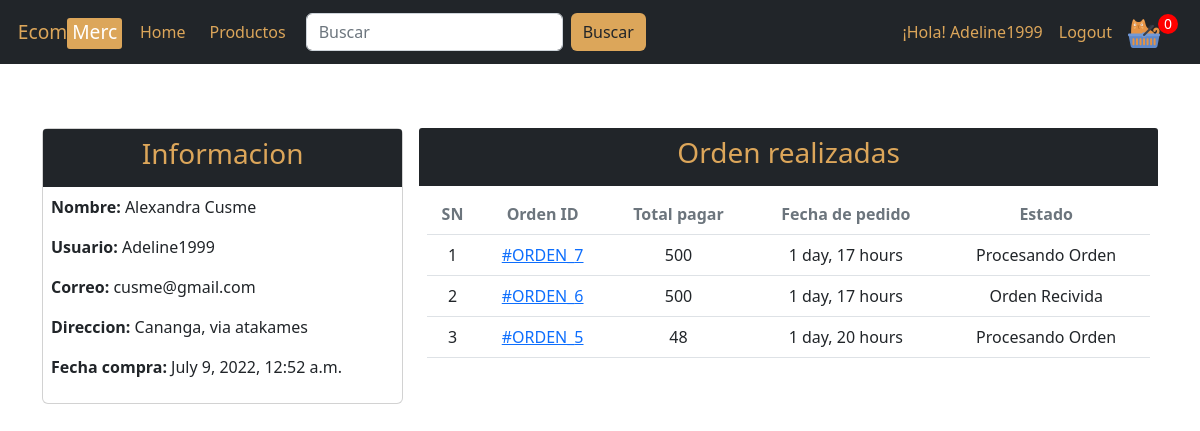
/perfil/ (signed in), run on the app's committed database.
### store/models.py (models this page shows, shortened)
class Customer(models.Model):
    user = models.OneToOneField(User, on_delete=models.CASCADE)
    full_name = models.CharField(max_length=200)
    address = models.CharField(max_length=200, null=True, blank=True)
    join_to = models.DateTimeField(auto_now_add=True)

class Order(models.Model):
    cart = models.OneToOneField(Cart, on_delete=models.CASCADE)
    ordered_by = models.CharField(max_length=200)
    shipping_address = models.CharField(max_length=200)
    mobile = models.CharField(max_length=10)
    email = models.EmailField(null=True, blank=True)
    subtotal =  models.PositiveIntegerField()
    discount = models.PositiveIntegerField()
    total = models.PositiveIntegerField()
    order_status = models.CharField(max_length=50, choices=ORDER_STATUS)
    create_at = models.DateTimeField(auto_now_add=True)

### store/views.py (the view)
# urls.py: path('perfil/', CustomerPerfilView.as_view(),name='perfil'),
class CustomerPerfilView(TemplateView):
    template_name = "store/customerperfil.html"
    def dispatch(self, request, *args, **kwargs):
        if request.user.is_authenticated and Customer.objects.filter(user=request.user).exists():
            pass
        else:
            return redirect("/login/?next=/perfil/")
        return super().dispatch(request, *args, **kwargs)
    def get_context_data(self, **kwargs):
        context = super().get_context_data(**kwargs)
        customer = self.request.user.customer
        context["customer"] = customer
        orders = Order.objects.filter(cart__customer=customer).order_by("-id")
        context["orders"] = orders
        return context

### store/templates/store/customerperfil.html (shortened to what this page needs)
{% extends 'home.html' %}
{% block content %}
<div class="row row-cols-1  g-3 my-5">
    <div class="col-12 col-lg-4">
        <div class="card">
            <div class="bg-dark titleRegis d-flex align-items-center justify-content-center py-2">
                <h3 class="text-dorado ">Informacion</h3>
            </div>
            <div class="p-2">
                <p><span class="fw-bold">Nombre: </span> {{ customer.full_name }}</p>
                <p><span class="fw-bold">Usuario: </span> {{ customer.user.username }}</p>
                <p><span class="fw-bold">Correo: </span> {{ customer.user.email }}</p>
                <p><span class="fw-bold">Direccion: </span> {{ customer.address }}</p>
                <p><span class="fw-bold">Fecha compra: </span> {{ customer.join_to }}</p>
            </div>
        </div>
    </div>
    <div class="col-12 col-lg-8">
        <div class="bg-dark titleRegis d-flex align-items-center justify-content-center py-2">
            <h3 class="text-dorado ">Orden realizadas</h3>
        </div>
        <div class="col p-2 table-responsive">
           <table class="table text-center ">
            <thead>
                <tr>
                    <th class="text-secondary">SN</th>
                    <th class="text-secondary">Orden ID</th>
                    <th class="text-secondary">Total pagar</th>
                    <th class="text-secondary">Fecha de pedido</th>
                    <th class="text-secondary">Estado</th>
                </tr>
            </thead>
            <tbody>
                 {% for order in  orders %}
                    <tr>
                        <td> {{ forloop.counter }} </td>
                        <td> <a href="{% url 'ecomee:orderdetails' order.pk %}"> #ORDEN_{{ order.id }} </a> </td>
                        <td> {{ order.total }} </td>
                        <td> {{ order.create_at|timesince }} </td>
                        <td> {{ order.order_status }} </td>
                    </tr>
                {% endfor %}
            </tbody>
           </table>
        </div>
    </div>
</div>
{% endblock content %}

### store/templates/home.html (shortened to what this page needs)
<!doctype html>
<html lang="en">
    {% load static %}
    <head>
        <link href="https://cdn.jsdelivr.net/npm/bootstrap@5.2.0-beta1/dist/css/bootstrap.min.css" rel="stylesheet">
        <link rel="stylesheet" href="{% static 'css/index.css' %}">
    </head>
  <body class="">
    <nav class="navbar navbar-expand-lg navbar-dark bg-dark">
        <div class="container-fluid">
        <div class="collapse navbar-collapse" id="navbarTogglerDemo01">
            <a class="logo" href="{% url 'ecomee:store' %}">Ecom<span>Merc</span></a>
            <ul class="navbar-nav me-auto mb-2 mb-lg-0 align-items-center">
                <li class="nav-item mx-2">
                    <a class="text-dorado menuauth mx-1 active" aria-current="page" href="{% url 'ecomee:store' %}">Home</a>
                </li>
                <li class="nav-item mx-2">
                    <a class="text-dorado menuauth mx-1 " aria-current="page" href="{% url 'ecomee:allproducts' %}">Productos</a>
                </li>
                <li class="nav-item mx-2 position-relative">
                    <form class="d-flex " action="{% url 'ecomee:buscar' %}" method="GET">
                        <input class="form-control form-control-dark me-2" type="text" placeholder="Buscar" name="keyword" required>
                        <button class="btn cartBtn">Buscar</button>
                    </form>
                </li>
            </ul>
            <div class="d-flex align-items-center " >
                {% if request.user.customer %}
                    <span class="text-dorado menuauth mx-2">¡Hola! <a href="{% url 'ecomee:perfil' %}" class="text-dorado menuauth">{{ request.user.username }}</a></span>
                    <a class="text-dorado menuauth mx-2" href="{% url 'ecomee:logout' %}">Logout</a>
                {% else %}
                    <a class="text-dorado menuauth mx-2" href="{% url 'ecomee:login' %}">Login</a>
                    <a class="text-dorado menuauth mx-2" href="{% url 'ecomee:register' %}">Registrarse</a>
                {% endif %}
                <a class="p-2" href="{% url 'ecomee:cart' %}">
                    <img class="cartImg" src="{% static 'images/cart.png' %}" alt="">
                </a>
                <p id="cartTotal">0</p>
            </div>
        </div>
        </div>
    </nav>
    <div class="container ">
        {% block content %}
        {% endblock content %}
    </div>
  </body>
</html>

### store/static/css/index.css (style rules this page uses)
:root { --dorado: rgb(220, 166, 90); }
.text-dorado { color: var(--dorado); text-decoration: none; }
.logo { padding: 0.3em; color: var(--dorado); text-decoration: none; font-size: 1.2em; }
.logo span { background: var(--dorado); color: #fff; border-radius: 3px; padding: 0 5px 4px 5px; }
.cartImg { width: 32px; }
#cartTotal { position: relative; left: -10px; display: block; width: 20px; height: 20px; line-height: 20px; background: #ff0000; border-radius: 50%; text-align: center; color: #fff; font-size: 14px; }
.cartBtn { width: auto; background: var(--dorado); font-weight: 400; outline: none; border: 0; font-weight: 400; }
.menuauth { text-decoration: none; }
.titleRegis { border-radius: 3px 3px 0 0; }

### data on the page
Customer: full_name "Alexandra Cusme", user.username "Adeline1999", user.email "cusme@gmail.com", address "Cananga, via atakames", join_to "July 9, 2022, 12:52 a.m."
Order: id "7", total "500", create_at "1 day, 17 hours", order_status "Procesando Orden"
Order: id "6", total "500", create_at "1 day, 17 hours", order_status "Orden Recivida"
Order: id "5", total "48", create_at "1 day, 20 hours", order_status "Procesando Orden"

### other printed values
{{ request.user.username }} "Adeline1999"
